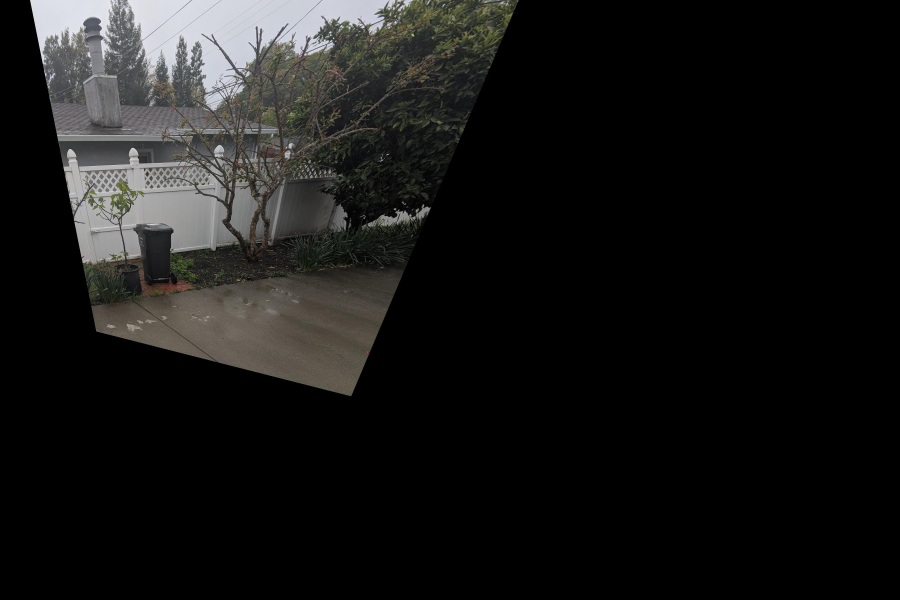
#> input picture image/c.jpg, 2700 x 1800 px (shown at 1/3 size)
$ python -i funcs.py   (imports and definitions only)   (older library calls are emulated)
#> lines starting #> are read from the running program, lines starting #| are printed output that depends on the picture
import cv2
import matplotlib.pyplot as plt
import matplotlib.image as mpimg
import numpy as np
import random as rand
import math
import os
from scipy import ndimage
from scipy import misc
from PIL import Image
from skimage.draw import polygon
from skimage.transform import *
from skimage.feature import corner_harris, peak_local_max
from skimage.draw import polygon_perimeter as pp
from skimage.filters import gaussian
from scipy.interpolate import *
from skimage.color import rgb2gray
from scipy.ndimage.morphology import  distance_transform_edt

# [200 lines left out: functions load_image, getpoints, computeH, Warp, tp, blender and 3 more, not called in this run]


def get_harris_corners(im, edge_discard=20):
    """
    This function takes a b&w image and an optional amount to discard
    on the edge (default is 5 pixels), and finds all harris corners
    in the image. Harris corners near the edge are discarded and the
    coordinates of the remaining corners are returned. A 2d array (h)
    containing the h value of every pixel is also returned.
    h is the same shape as the original image, im.
    coords is 2 x n (ys, xs).
    """
#> called with edge_discard = 20

    assert edge_discard >= 20

    # find harris corners
    h = corner_harris(im, method='eps', sigma=1)
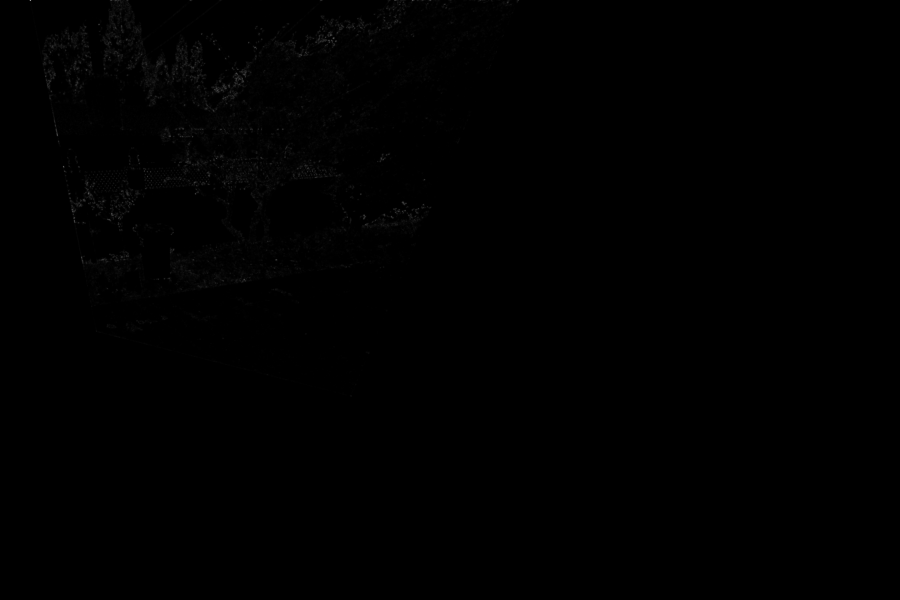
#> h: shape (1800, 2700) float64 (shown at 1/3 size); min 0, max 2.72, mean 0.00672; drawn with min black and max white
    coords = peak_local_max(h, min_distance=15, indices=True)
#> coords = 910 pairs, first value 20 to 1187, second value 94 to 1537

    # discard points on edge
    edge = edge_discard  # pixels
    mask = (coords[:, 0] > edge) & \
           (coords[:, 0] < im.shape[0] - edge) & \
           (coords[:, 1] > edge) & \
           (coords[:, 1] < im.shape[1] - edge)
    coords = coords[mask].T
    return h, coords

# [47 lines left out: function RANSAC, not called in this run]
def dist2(x, c):
    """
    dist2  Calculates squared distance between two sets of points.
    Description
    D = DIST2(X, C) takes two matrices of vectors and calculates the
    squared Euclidean distance between them.  Both matrices must be of
    the same column dimension.  If X has M rows and N columns, and C has
    L rows and N columns, then the result has M rows and L columns.  The
    I, Jth entry is the  squared distance from the Ith row of X to the
    Jth row of C.
    Adapted from code by Christopher M Bishop and Ian T Nabney.
    """

    ndata, dimx = x.shape
    ncenters, dimc = c.shape
    assert(dimx == dimc, 'Data dimension does not match dimension of centers')

    return (np.ones((ncenters, 1)) * np.sum((x**2).T, axis=0)).T + \
            np.ones((   ndata, 1)) * np.sum((c**2).T, axis=0)    - \
            2 * np.inner(x, c)

# [46 lines left out: functions mosaic_idoorpA, rectify_chesspA, not called in this run]
class PS:
	def __init__(self, score, point):
		self.score = score
		self.point = point
	def scorer(self):
		return self.score
	def pointer(self):
		return self.point
def ANMS_discripor(image, normalize=True):
	gray = rgb2gray(image)
	value, coor = get_harris_corners(gray)
	# c = coor.T
	# print(c.shape)
	# print("x = {} y = {} value = {} ".format(c[0], c[1], value[c[0], c[1]]))

	c = coor.T.tolist()
#> c = 908 pairs, first value 21 to 1187, second value 97 to 1537
	list_of_coor = []
	# maxi = 0
	radiues = {}
	print("got the harris points now computing the for loop:\n")
	for main_point in c:

		amin = np.array([main_point])
		for other_point in c:
			if(value[main_point[0], main_point[1]] < (.9 * value[other_point[0], other_point[1]])):
			# if the other point has higher value of fxy than our mainpoint we just add it to the lits.
				list_of_coor.append(other_point)
		# list_of_coor.append(np.array(list_of_values))
		while(len(list_of_coor) != 0):

			norm = dist2(amin, np.array(list_of_coor))
			list_of_best = np.amin(norm).astype(float).item()
			radiues[tuple(main_point)] = list_of_best

			break

		list_of_coor = []
#> this loop made 908 passes
#> amin on passes 2 to 4: [[579, 265]], [[666, 224]], [[121, 986]]
#> after the loop, radiues = 907 items


		# now we wan to find the norm2  between our points and the rest of the points with better score in the
	sort = sorted(radiues.items(), key=lambda x: x[1], reverse=True)
#> sort = 907 items
	# print(sort)
	# Now we want to return the best 600 points

		# the list_of_coor and add it to our dict
	# print(sort[:600])
		# once the second loop is done we get the U2 norms compare to the main point
		# # print("x={}, y ={}".format(c[i][1], c[i][0]))
		# list_of_coor.append((c[i][1], c[i][0]))
		# # if c[i][1] > maxi:
		# # 	maxi = c[i][1]x

	best_points = []

###3 you can run this part of the code to get the points on the image.I had to save them  manualy
	for i in range(len(sort[:600])):
		best_points.append((sort[i][0][1], sort[i][0][0]))
#> after the loop, best_points = 600 pairs, first value 97 to 1537, second value 22 to 1187

	best_points = np.array(best_points).T

	# print(np.amax(best_points[1]))
	# plt.imshow(image)
	# plt.plot(best_points[0], best_points[1], 'bo')
	# plt.show()

	#  now that we have the 600 points of intrest we now wanna find the discriptors
	# we set out patch size to be 50 therefore for each point we need a offset so we can make that 50 *50 patch
	# the offset should be equal to 25
	def patchmaker(point, image, size):
		patch = np.zeros((size, size))
		for i in range(size):

			for j in range(size):

				patch[i][j] = image[point[1] + i][point[0] + j]

		return resize(patch, (8 , 8), mode='constant')
	patch_size = 40
	offset = 20
	list_points = []
	patch_dic = {}
	for i in range(len(best_points[0])):

		yx_offset = (best_points[0][i] - offset , best_points[1][i] - offset)

		if(yx_offset[1] >= image.shape[0]  - patch_size - 1  or yx_offset[0] >= image.shape[1] - patch_size - 1):

			continue
		patch = patchmaker(yx_offset, gray, patch_size)

		if normalize:
			patchnorm = (patch - np.mean(patch))/np.std(patch)
			patch_dic[(best_points[1][i] , best_points[0][i])] = np.reshape(patchnorm, (1, 64))
			list_points.append((best_points[1][i] , best_points[0][i]))
		else:
			patch_dic[(best_points[1][i] , best_points[0][i])] = np.reshape(patchnorm, (1, 64))
			list_points.append((best_points[1][i] , best_points[0][i]))
#> this loop made 600 passes
#> yx_offset on passes 1 to 3: (966, 101), (1195, 611), (1176, 614)
#> after the loop, list_points = 600 pairs, first value 22 to 1187, second value 97 to 1537; patch_dic = 600 items
		# mpimg.imsave("./indoor_batches/ind_batch{}.jpg".format(str(i)), patchnorm)


# now that we have our normalized batches we need to find the matches in the other picter

	return value, c , list_points, patch_dic

# [253 lines left out: functions match_finder, mosaic_indoor_Auto, mosaic_city_Auto, not called in this run]

>>> import cv2
>>> picture = cv2.cvtColor(cv2.imread('image/c.jpg'), cv2.COLOR_BGR2RGB)
>>> result = ANMS_discripor(picture)
